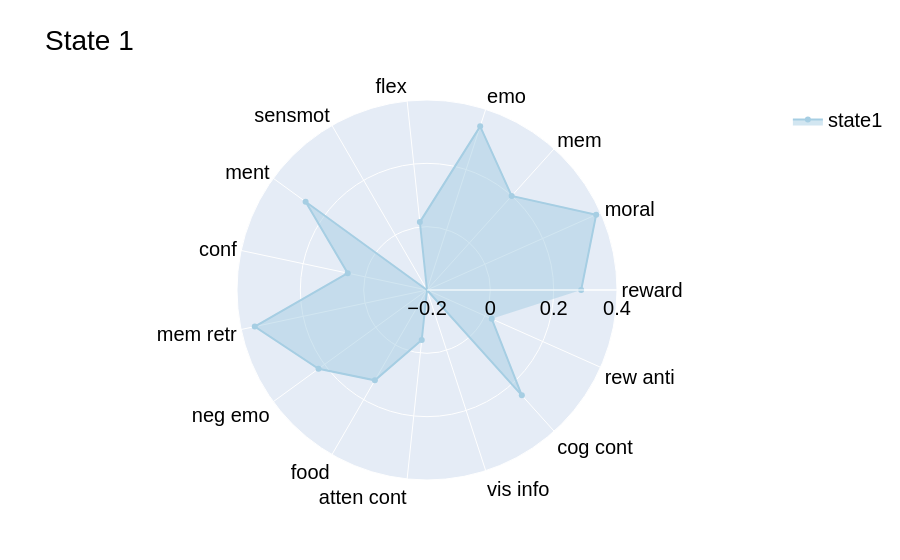

Here is the notebook cell this chart was saved with:
### Code cell
labels = ['reward','moral','mem','emo','flex','sensmot',
          'conf','mem retr','neg emo','food',
          'atten cont','vis info','cog cont','rew anti']

fig = go.Figure()
    
fig.add_trace(go.Scatterpolar(
        r=data['State1'],  
        theta=labels,  
        fill='toself',  
        name='state1',  
        line=dict(color=colors[0])  
    ))

fig.update_layout(
    polar=dict(
        radialaxis=dict(
            visible=True,
            tickvals=[-0.2, 0, 0.2,0.4],
            range=[-0.2, 0.4],
            tickangle=0 
        )),
    showlegend=True,
    title=f"State 1",
    font=dict(
        family="Helvetica", 
        size=20,
        color="black",
    )
)
fig.show()

### Figure 1 — Plotly figure (JSON) as saved in the notebook; plotly's stock layout.template omitted (floating-point values rounded to 4 significant figures)
{"data": [{"fill": "toself", "line": {"color": "rgb(166,206,227)"}, "name": "state1", "r": [0.2868, 0.3848, 0.1995, 0.3433, 0.01557, -0.441, 0.2738, 0.05601, 0.3561, 0.2234, 0.1294, -0.04089, -0.2856, 0.2475, 0.02384], "theta": ["reward", "moral", "mem", "emo", "flex", "sensmot", "ment", "conf", "mem retr", "neg emo", "food", "atten cont", "vis info", "cog cont", "rew anti"], "type": "scatterpolar"}], "layout": {"font": {"color": "black", "family": "Helvetica", "size": 20}, "polar": {"radialaxis": {"range": [-0.2, 0.4], "tickangle": 0, "tickvals": [-0.2, 0, 0.2, 0.4], "visible": true}}, "showlegend": true, "title": {"text": "State 1"}}}
